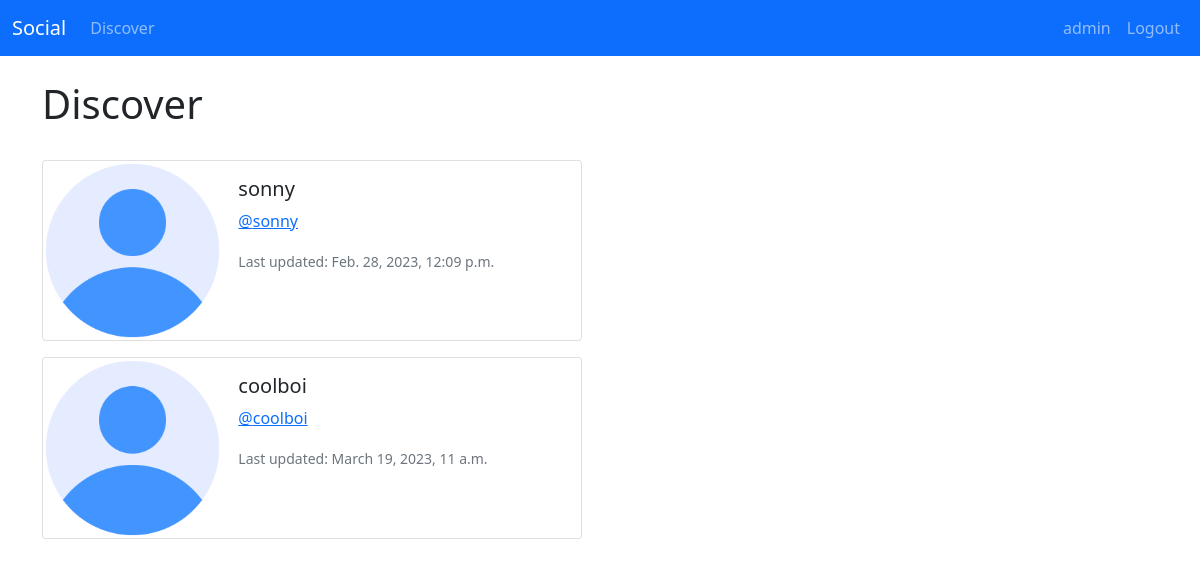
/users/ (signed in), run on the app's committed database.
### social/models.py (models this page shows, shortened)
class Profile(models.Model):
    user = models.OneToOneField(User,on_delete=models.CASCADE)
    follows = models.ManyToManyField("self",
                                     related_name="followed_by",
                                     symmetrical=False,
                                     blank=True)
    date_modified = models.DateTimeField(User, auto_now=True)
    intro = models.CharField(max_length=100, blank=True)

### social/views.py (the view)
# urls.py: path('users/', views.user_list, name="discover"),
def user_list(request):
    if request.user.is_authenticated:
        profiles = Profile.objects.exclude(user=request.user)
        return render(request, 'discover.html', {"profiles": profiles})
    else:
        messages.success(request, ("Please try again after logging in."))
        return redirect('/')

### social/templates/discover.html (shortened to what this page needs)
{% extends 'base.html' %}
{% load static %}
{% block content %}
<h1>Discover</h1>
<br>
{% if profiles %}
{% for profile in profiles %}
<div class="card mb-3" style="max-width: 540px;">
    <div class="row g-0">
        <div class="col-md-4">
            <img src="{% static 'images/user.png' %}" class="img-fluid rounded-start" alt="...">
        </div>
        <div class="col-md-8">
            <div class="card-body">
                <h5 class="card-title">{{ profile.user.username }}</h5>
                <p class="card-text">
                    <a href="{% url 'profile' profile.user.id %}">
                        @{{ profile.user.username|lower }}
                    </a>
                </p>
                <p class="card-text"><small class="text-muted">Last updated: {{ profile.date_modified }}</small></p>
            </div>
        </div>
    </div>
</div>
{% endfor %}
{% endif %}
{% endblock %}

### social/templates/navigator.html (shortened to what this page needs)
<nav class="navbar navbar-expand-lg navbar-dark bg-primary">
    <div class="container-fluid">
        <a class="navbar-brand" href="{% url 'index' %}">Social</a>
        <div class="collapse navbar-collapse" id="navbarSupportedContent">
            <ul class="navbar-nav me-auto mb-2 mb-lg-0">
                {% if user.is_authenticated %}
                <li class="nav-item">
                    <a class="nav-link" href="{% url 'discover' %}">Discover</a>
                </li>
                {% endif %}
            </ul>
            <ul class="navbar-nav ml-auto">
                {% if user.is_authenticated %}
                    <li class="nav-item">
                        <a class="nav-link" href="{% url 'profile' request.user.id %}">{{request.user.username}}</a>
                    </li>
                    <li class="nav-item">
                        <a class="nav-link" href="{% url 'logout'%}">Logout</a>
                    </li>
                {% endif %}
            </ul>
        </div>
    </div>
</nav>

### data on the page
Profile: user.username "sonny", date_modified "Feb. 28, 2023, 12:09 p.m."
Profile: user.username "coolboi", date_modified "March 19, 2023, 11 a.m."

### other printed values
{{ request.user.username }} "admin"
